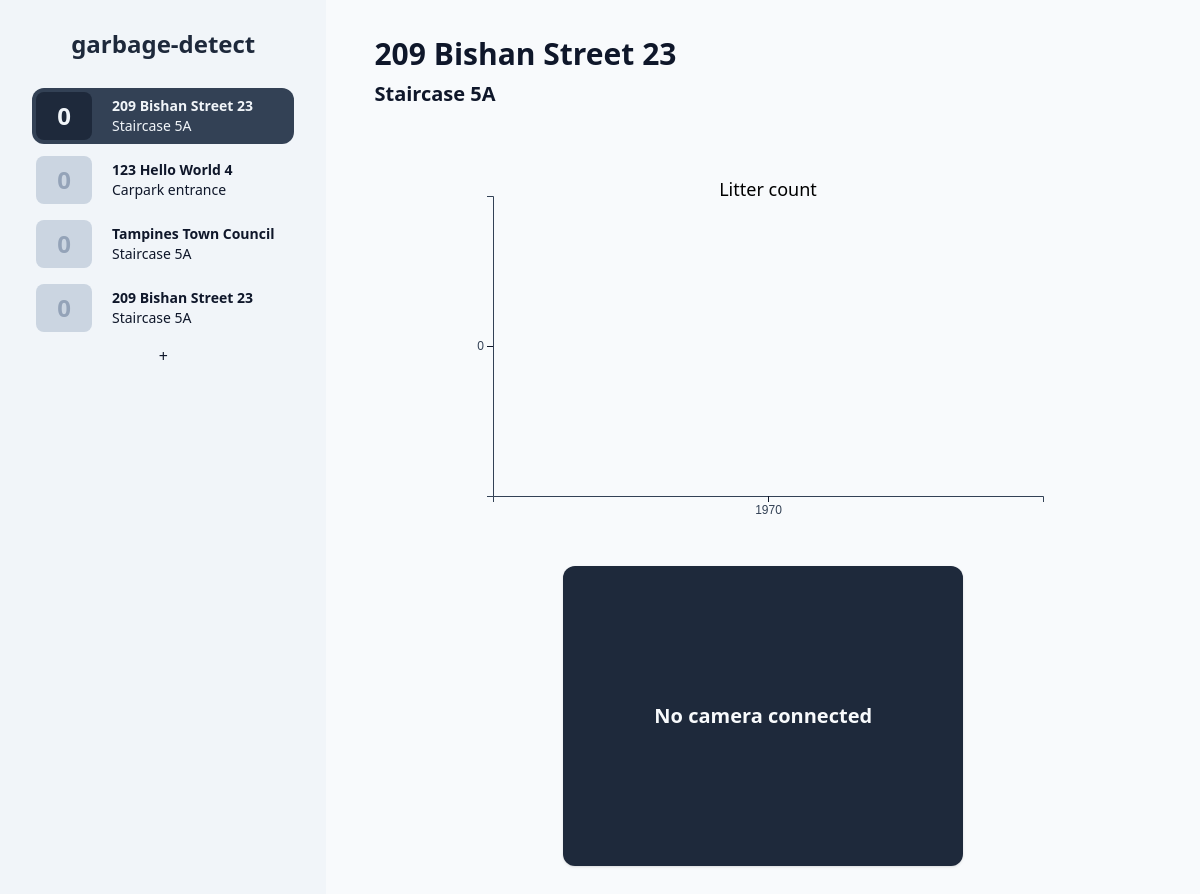
The app's page /b/814337 with its own data.
### tables this page shows
CREATE TABLE info (id, img_path, address, location, cam_expiry);

### app.py (the view)
@app.route('/b/<id>', methods=['GET', 'POST', 'PUT'])
def garbage_stats(id):
    if request.method == 'GET':
        litter_data = (db.get_time_stamps(id), db.get_litter_counts(id))
        for i in db.fetch_bins():
            if i['id'] == id:
                target = i
                break
        return render_template('garbage-stats.html', bins=db.fetch_bins(), target=target, litter_data=litter_data)
    elif request.method == 'POST':
        print(request.form)
        return ''
    else:
        field, value = request.json['field'], f'"{request.json["value"]}"'
        db.update_bin(id, field, value)
        return ''

### db.py (called while the page is built)
def get_columns(table: str) -> list:
    return [i[1] for i in sql(f'PRAGMA table_info({table})').fetchall()]

def get_litter_counts(id):
    return [i[0] for i in sql(f'SELECT litter_count FROM bin{id}').fetchall()]

def get_property(id: str, property: str):
    return sql(f'SELECT {property} FROM info WHERE id="{id}"').fetchone()[0]

def get_time_stamps(id):
    return [i[0] for i in sql(f'SELECT time FROM bin{id}').fetchall()]

def fetch_bins():
    bins = [
        {
            prop: get_property(i, prop) for prop in get_columns('info')
        }
        for (i,) in sql('SELECT id FROM info').fetchall()
    ]
    for i in bins:
        i['cam_connected'] = time() < i['cam_expiry']
        i['latest_litter_count'] = sql(
            f'SELECT litter_count FROM bin{i["id"]} ORDER BY time DESC'
        ).fetchone()[0]
    return bins

### templates/garbage-stats.html (shortened to what this page needs)
{% extends 'base.html' %}
{% block stats %}
<input type="text" class="block bg-transparent hover:bg-slate-200 focus:bg-transparent
    text-3xl font-bold rounded-md focus-visible:ring-2 focus-visible:ring-slate-300
    focus-visible:rounded focus-visible:outline-none px-2 py-1" value="{{target.address}}" placeholder="Address"
    onfocusout="saveContent(this, 'address')" data-prev-value="{{target.address}}">
<input type="text" class="block bg-transparent hover:bg-slate-200 focus:bg-transparent
    text-xl font-semibold rounded-md focus-visible:ring-2 focus-visible:ring-slate-300
    focus-visible:rounded focus-visible:outline-none px-2 py-1" value="{{target.location}}" placeholder="Location"
    onfocusout="saveContent(this, 'location')" data-prev-value="{{target.location}}">
<div class="flex justify-center items-center flex-wrap gap-x-6 gap-y-10 w-auto mt-16">
    <div id="graph" class="flex flex-grow justify-center items-center"></div>
    <div class="flex flex-col justify-center text-center w-[400px]
    h-[300px] bg-slate-800 shadow rounded-xl overflow-hidden">
        {% if target.cam_connected %}
        <img id="photo" src="{{ url_for('static', filename=target.img_path) }}"
            alt="Garbage bin at {{ target.address }}, {{ target.location }}">
        {% else %}
        <div class="text-slate-50 text-xl font-bold">No camera connected</div>
        {% endif %}
    </div>
</div>
{% endblock %}

### templates/base.html (shortened to what this page needs)
<!DOCTYPE html>
<html lang="en" class="h-full">
<head>
    <link href="{{ url_for('static', filename='generated-styles.css') }}" rel="stylesheet">
</head>
<body class="h-full flex bg-slate-50 text-slate-900">
    <nav id="binNav"
        class="flex flex-col items-stretch gap-2 overflow-y-scroll bg-slate-100 py-2 px-8 h-screen min-w-max">
        <a href="/">
            <h1 class="text-2xl font-extrabold text-slate-800 w-full text-center my-5">garbage-detect</h1>
        </a>
        {% for bin in bins %}
        <a class="rounded-xl leading-5 duration-200 flex items-center min-h-[3.5rem]
        {% if target.id == bin.id %}
        bg-slate-700 text-slate-100
        {% else %}
        hover:bg-slate-200
        {% endif %}" href="/b/{{bin.id}}">
            <div class="text-2xl font-semibold w-14 ml-1 h-[calc(100%-0.5rem)]
            flex items-center justify-center rounded-lg group overflow-hidden
            {% if target.id == bin.id %} bg-slate-800 text-slate-100
            {% else %} bg-slate-300 text-slate-400 {% endif %}">
                <span class="group-hover:hidden">{{ bin.latest_litter_count }}</span>
            </div>
            <div class="px-5 py-2 text-sm">
                <div class="font-bold">{{ bin.address }}</div>
                <div class="font-normal">{{ bin.location }}</div>
            </div>
        </a>
        {% endfor %}
        <a href="/newbin" class="text-center">+</a>
    </nav>
    <main class="py-8 px-10 h-full flex-grow overflow-y-scroll">
        {% block stats %}{% endblock %}
    </main>
</body>
</html>

### static/generated-styles.css (style rules this page uses)
*,:after,:before { box-sizing:border-box;border:0 solid }
:after,:before { --tw-content:"" }
html { line-height:1.5;-webkit-text-size-adjust:100%;-moz-tab-size:4;-o-tab-size:4;tab-size:4;font-family:ui-sans-serif,system-ui,-apple-system,BlinkMacSystemFont,Segoe UI,Roboto,Helvetica Neue,Arial,Noto Sans,sans-serif,Apple Color Emoji,Segoe UI Emoji,Segoe UI Symbol,Noto Color Emoji }
body { margin:0;line-height:inherit }
h1,h2,h3,h4,h5,h6 { font-size:inherit;font-weight:inherit }
a { color:inherit;text-decoration:inherit }
button,input,optgroup,select,textarea { font-family:inherit;font-size:100%;line-height:inherit;color:inherit;margin:0;padding:0 }
blockquote,dd,dl,figure,h1,h2,h3,h4,h5,h6,hr,p,pre { margin:0 }
input::placeholder,textarea::placeholder { opacity:1;color:#9ca3af }
.shadow { --tw-ring-offset-shadow:0 0 #0000;--tw-ring-shadow:0 0 #0000;--tw-shadow:0 0 #0000;--tw-shadow-colored:0 0 #0000 }
.focus-visible\:ring-1,.focus-visible\:ring-2,.focus\:ring-2,.ring { --tw-ring-inset:var(--tw-empty, );--tw-ring-offset-width:0px;--tw-ring-offset-color:#fff;--tw-ring-color:rgba(59,130,246,.5);--tw-ring-offset-shadow:0 0 #0000;--tw-ring-shadow:0 0 #0000;--tw-shadow:0 0 #0000;--tw-shadow-colored:0 0 #0000 }
.my-5 { margin-top:1.25rem;margin-bottom:1.25rem }
.ml-1 { margin-left:.25rem }
.mt-16 { margin-top:4rem }
.block { display:block }
.flex { display:flex }
.h-full { height:100% }
.h-screen { height:100vh }
.h-\[calc\(100\%-0\.5rem\)\] { height:calc(100% - .5rem) }
.h-\[300px\] { height:300px }
.min-h-\[3\.5rem\] { min-height:3.5rem }
.w-full { width:100% }
.w-auto { width:auto }
.w-\[400px\] { width:400px }
.w-14 { width:3.5rem }
.min-w-max { min-width:-webkit-max-content;min-width:-moz-max-content;min-width:max-content }
.flex-grow { flex-grow:1 }
.flex-col { flex-direction:column }
.flex-wrap { flex-wrap:wrap }
.items-center { align-items:center }
.items-stretch { align-items:stretch }
.justify-center { justify-content:center }
.gap-2 { gap:.5rem }
.gap-x-6 { -moz-column-gap:1.5rem;column-gap:1.5rem }
.gap-y-10 { row-gap:2.5rem }
.overflow-hidden { overflow:hidden }
.overflow-y-scroll { overflow-y:scroll }
.rounded-xl { border-radius:.75rem }
.rounded-lg { border-radius:.5rem }
.rounded-md { border-radius:.375rem }
.bg-slate-50 { --tw-bg-opacity:1;background-color:rgb(248 250 252/var(--tw-bg-opacity)) }
.bg-slate-100 { --tw-bg-opacity:1;background-color:rgb(241 245 249/var(--tw-bg-opacity)) }
.bg-slate-700 { --tw-bg-opacity:1;background-color:rgb(51 65 85/var(--tw-bg-opacity)) }
.bg-slate-800 { --tw-bg-opacity:1;background-color:rgb(30 41 59/var(--tw-bg-opacity)) }
.bg-slate-300 { --tw-bg-opacity:1;background-color:rgb(203 213 225/var(--tw-bg-opacity)) }
.bg-transparent { background-color:initial }
.py-2 { padding-top:.5rem;padding-bottom:.5rem }
.px-8 { padding-left:2rem;padding-right:2rem }
.px-5 { padding-left:1.25rem;padding-right:1.25rem }
.py-8 { padding-top:2rem;padding-bottom:2rem }
.px-10 { padding-left:2.5rem;padding-right:2.5rem }
.px-2 { padding-left:.5rem;padding-right:.5rem }
.py-1 { padding-top:.25rem;padding-bottom:.25rem }
.text-center { text-align:center }
.text-2xl { font-size:1.5rem;line-height:2rem }
.text-sm { font-size:.875rem;line-height:1.25rem }
.text-3xl { font-size:1.875rem;line-height:2.25rem }
.text-xl { font-size:1.25rem;line-height:1.75rem }
.font-extrabold { font-weight:800 }
.font-semibold { font-weight:600 }
.font-bold { font-weight:700 }
.font-normal { font-weight:400 }
.leading-5 { line-height:1.25rem }
.text-slate-900 { --tw-text-opacity:1;color:rgb(15 23 42/var(--tw-text-opacity)) }
.text-slate-800 { --tw-text-opacity:1;color:rgb(30 41 59/var(--tw-text-opacity)) }
.text-slate-100 { --tw-text-opacity:1;color:rgb(241 245 249/var(--tw-text-opacity)) }
.text-slate-400 { --tw-text-opacity:1;color:rgb(148 163 184/var(--tw-text-opacity)) }
.text-slate-50 { --tw-text-opacity:1;color:rgb(248 250 252/var(--tw-text-opacity)) }
.shadow { --tw-shadow:0 1px 3px 0 rgba(0,0,0,.1),0 1px 2px -1px rgba(0,0,0,.1);--tw-shadow-colored:0 1px 3px 0 var(--tw-shadow-color),0 1px 2px -1px var(--tw-shadow-color);box-shadow:var(--tw-ring-offset-shadow,0 0 #0000),var(--tw-ring-shadow,0 0 #0000),var(--tw-shadow) }
.duration-200 { transition-duration:.2s }
* { box-sizing:border-box }

### records on screen
info: address "209 Bishan Street 23", location "Staircase 5A", address "209 Bishan Street 23", location "Staircase 5A"
info: address "123 Hello World 4", location "Carpark entrance"
info: address "Tampines Town Council", location "Staircase 5A"
info: address "209 Bishan Street 23", location "Staircase 5A"

### other values on screen
{{ bin.latest_litter_count }} "0" "0" "0" "0"
